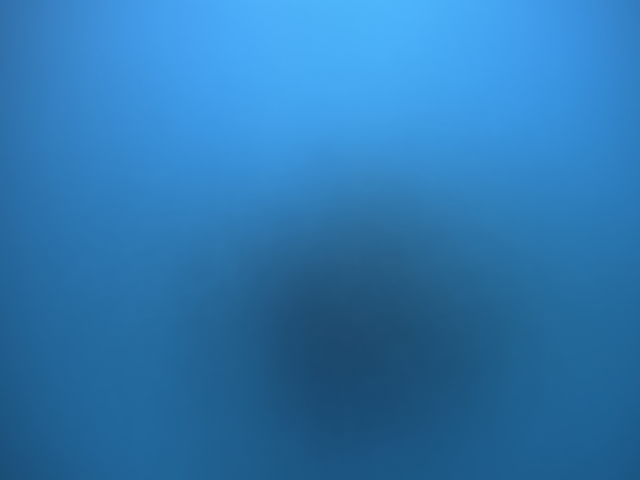
#> input picture meanImgs/backwards_average.png, 640 x 480 px; its folder holds 4 pictures in this run
$ python RGBmeanImgs.py
#> lines starting #> are read from the running program, lines starting #| are printed output that depends on the picture
import numpy as np
import matplotlib.pyplot as plt
from PIL import Image
import os

path = os.path.join(os.getcwd(), "meanImgs")


def main():
    imageNames = os.listdir(path)

    fig, axs = plt.subplots(len(imageNames) // 4, 4,
                            figsize=(3, len(imageNames) // 2), sharex=True, sharey=True)
    fig.suptitle('RGB Histograms of Mean Images', fontsize=16)
    plt.tight_layout()

    namesAxes = zip(imageNames, axs.flatten())

    for tup in namesAxes:
        imgName = tup[0]
        ax = tup[1]

        img = Image.open(os.path.join(path, imgName))
#> img is the input picture: PIL image 640x480 RGB; mean R, G, B 45.3, 119.4, 176.7

        img_array = np.array(img)

        for j, color in enumerate(['red', 'green', 'blue']):
            ax.hist(img_array[:, :, j].ravel(), bins=256,
                    range=(0, 256), color=color, alpha=0.7, label=color.capitalize(), histtype='step')
        ax.set_xlim([0, 256])
        ax.set_xlabel('Pixel value')
        ax.set_ylabel('Frequency')
        ax.set_title(imgName.removesuffix('_average.png'))
        ax.legend()

    plt.subplots_adjust(left=0.1, right=0.9,
                        bottom=0.1, top=0.9, wspace=0.4, hspace=0.4)

    plt.show()
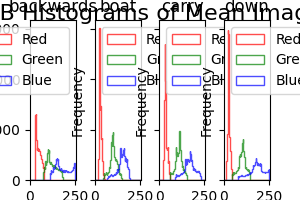
#> figure drawn by matplotlib, 4 panels


if __name__ == '__main__':
    main()
